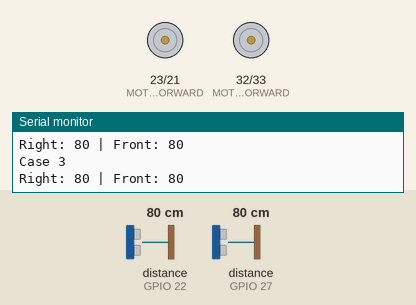
Simulated run of this sketch. Board: ESP32. Shown: motor-driver pin pairs drawn as motors (green arrow = first pin HIGH = forward, orange = second pin HIGH = backward, longer = more drive, scaled by the enable pin), the last lines printed to the serial monitor. The inputs (shaded band) are chosen by the test bench; at power-on: distance to the obstacle (sensors on GPIO 22, GPIO 27) 80 cm. The echo pulse lasts 58.3 µs per cm.

Above: at 2.5 s.
2.6 s: distance to the obstacle (sensor on GPIO 22) set to 29 cm
6.1 s: distance to the obstacle (sensor on GPIO 22) set to 23 cm
At 7.6 s:
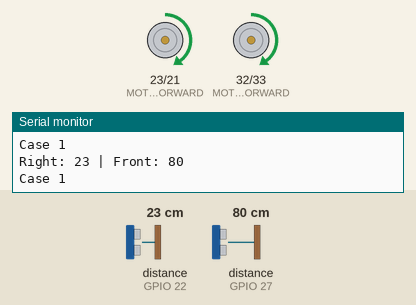
8.4 s: distance to the obstacle (sensor on GPIO 27) set to 11 cm
10.7 s: distance to the obstacle (sensor on GPIO 27) set to 8 cm
At 11.3 s:
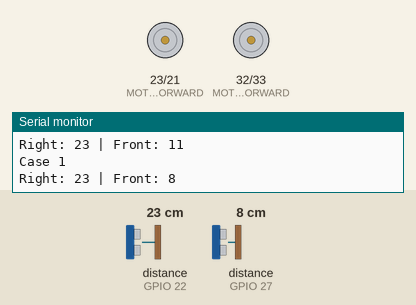
15.6 s: distance to the obstacle (sensor on GPIO 27) set to 18 cm
At 16.7 s:
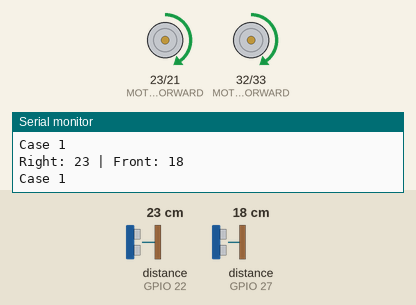
17.9 s: distance to the obstacle (sensor on GPIO 27) set to 2 cm
At 20.4 s:
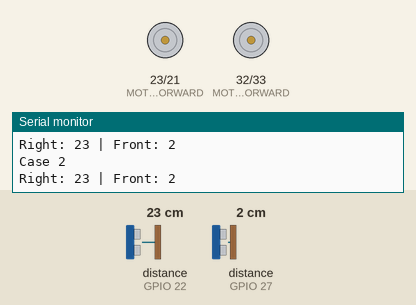
Timing chart, 0 to 24.3 s (numbered marks = the images above; inputs shaded):
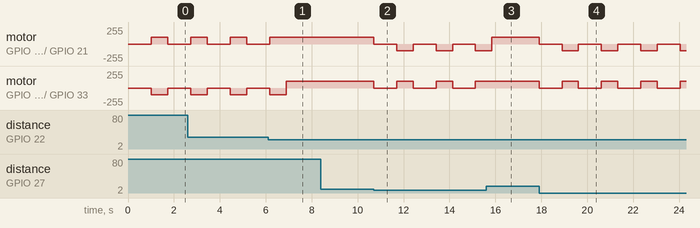

Measured:
- the behaviour switches between 26 and 25 cm on distance to the obstacle (sensor on GPIO 22) (found by bisection; images 0 and 1)
- the behaviour switches between 10 and 9 cm on distance to the obstacle (sensor on GPIO 27) (found by bisection; images 1 and 2)
- after the input at 6.1 s, motor on GPIO 23 (MOTOR_LEFT_FORWARD) / GPIO 21 (MOTOR_LEFT_BACKWARD): goes on until 6.2 s, then stays forward 100/255
- after the input at 10.7 s, motor on GPIO 23 (MOTOR_LEFT_FORWARD) / GPIO 21 (MOTOR_LEFT_BACKWARD): alternates backward 100/255 for 0.71 s and stopped for 1.0 s, starting at once; motor on GPIO 32 (MOTOR_RIGHT_FORWARD) / GPIO 33 (MOTOR_RIGHT_BACKWARD): alternates forward 100/255 for 0.71 s and stopped for 1.0 s, starting at once
- after the input at 15.6 s, motor on GPIO 32 (MOTOR_RIGHT_FORWARD) / GPIO 33 (MOTOR_RIGHT_BACKWARD): stays forward 100/255 (without the input it goes to stopped after 0.25 s)
- after the input at 17.9 s, motor on GPIO 23 (MOTOR_LEFT_FORWARD) / GPIO 21 (MOTOR_LEFT_BACKWARD): alternates backward 100/255 for 0.71 s and stopped for 1.0 s, starting at once; motor on GPIO 32 (MOTOR_RIGHT_FORWARD) / GPIO 33 (MOTOR_RIGHT_BACKWARD): alternates forward 100/255 for 0.71 s and stopped for 1.0 s, starting at once
- by itself, motor on GPIO 23 (MOTOR_LEFT_FORWARD) / GPIO 21 (MOTOR_LEFT_BACKWARD): alternates forward 100/255 for 0.72 s and stopped for 1.0 s
- by itself, motor on GPIO 32 (MOTOR_RIGHT_FORWARD) / GPIO 33 (MOTOR_RIGHT_BACKWARD): alternates backward 100/255 for 0.72 s and stopped for 1.0 s

The sketch:

labyrinth_right_wall_follower.ino
```cpp
#include <HCSR04.h>

// Define pin connections for ultrasonic sensors
#define TRIG_RIGHT 25
#define ECHO_RIGHT 22
#define TRIG_FRONT 26
#define ECHO_FRONT 27

// Motor control pins
#define MOTOR_LEFT_FORWARD 23
#define MOTOR_LEFT_BACKWARD 21
#define MOTOR_RIGHT_FORWARD 32
#define MOTOR_RIGHT_BACKWARD 33
#define ENABLE_LEFT 13
#define ENABLE_RIGHT 14

// Threshold for detecting walls (in cm)
const int WALL_THRESHOLD = 10;
const int RIGHT_WALL_THRESHOLD = 25;
const int MOTOR_SPEED = 100;


// Ultrasonic sensors setup
UltraSonicDistanceSensor rightSensor(TRIG_RIGHT, ECHO_RIGHT);
UltraSonicDistanceSensor frontSensor(TRIG_FRONT, ECHO_FRONT);

// Motor control functions
void moveForward() {
    digitalWrite(MOTOR_LEFT_FORWARD, HIGH);
    digitalWrite(MOTOR_RIGHT_FORWARD, HIGH);
    digitalWrite(MOTOR_LEFT_BACKWARD, LOW);
    digitalWrite(MOTOR_RIGHT_BACKWARD, LOW);
    analogWrite(ENABLE_LEFT, MOTOR_SPEED);  // Set speed for left motor
    analogWrite(ENABLE_RIGHT, MOTOR_SPEED); // Set speed for right motor
}

void stopRobot() {
    analogWrite(ENABLE_LEFT, 0);  // Set speed for turning
    analogWrite(ENABLE_RIGHT, 0);
}

void turnRight() {
    digitalWrite(MOTOR_LEFT_FORWARD, HIGH);
    digitalWrite(MOTOR_RIGHT_FORWARD, LOW);
    digitalWrite(MOTOR_LEFT_BACKWARD, LOW);
    digitalWrite(MOTOR_RIGHT_BACKWARD, HIGH);
    analogWrite(ENABLE_LEFT, MOTOR_SPEED);  // Set speed for turning
    analogWrite(ENABLE_RIGHT, MOTOR_SPEED);
    delay(700);
}

void turnLeft() {
    digitalWrite(MOTOR_LEFT_FORWARD, LOW);
    digitalWrite(MOTOR_RIGHT_FORWARD, HIGH);
    digitalWrite(MOTOR_LEFT_BACKWARD, HIGH);
    digitalWrite(MOTOR_RIGHT_BACKWARD, LOW);
    analogWrite(ENABLE_LEFT, MOTOR_SPEED);  // Set speed for turning
    analogWrite(ENABLE_RIGHT, MOTOR_SPEED);
    delay(700);
}


void setup() {
  // put your setup code here, to run once:
  Serial.begin(115200);

  // Initialize motor pins
  pinMode(MOTOR_LEFT_FORWARD, OUTPUT);
  pinMode(MOTOR_LEFT_BACKWARD, OUTPUT);
  pinMode(MOTOR_RIGHT_FORWARD, OUTPUT);
  pinMode(MOTOR_RIGHT_BACKWARD, OUTPUT);
  pinMode(ENABLE_LEFT, OUTPUT);  // Set enable pin as output
  pinMode(ENABLE_RIGHT, OUTPUT);

}

void loop() {
  // put your main code here, to run repeatedly:

  // right wall following robot log :
  // state1: wall on right and nothing ahead : follow wall
  // state2: wall on right and obstacle ahead : turn left
  // state3: no wall on right : turn right

  // Get distance readings from sensors
  int rightDistance = rightSensor.measureDistanceCm();
  int frontDistance = frontSensor.measureDistanceCm();

  if (rightDistance <= 0) rightDistance = 0;
  if (frontDistance <= 0) frontDistance = 0;

  Serial.print("Right: "); Serial.print(rightDistance);
  Serial.print(" | Front: "); Serial.println(frontDistance);

  if (rightDistance <= RIGHT_WALL_THRESHOLD && frontDistance >= WALL_THRESHOLD){
      moveForward();
      Serial.println("Case 1"); // print statements for debugging
  }
  else if (rightDistance <= RIGHT_WALL_THRESHOLD && frontDistance <= WALL_THRESHOLD){
      stopRobot();
      delay(1000);
      turnLeft();
      Serial.println("Case 2");
  }
  else if (rightDistance > RIGHT_WALL_THRESHOLD){
      stopRobot();
      delay(1000);
      turnRight();
      Serial.println("Case 3");
  }

  delay(10);
}
```
